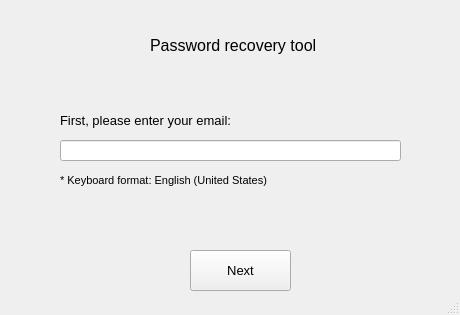
<?xml version="1.0" encoding="UTF-8"?>
<ui version="4.0">
 <class>MainWindow</class>
 <widget class="QMainWindow" name="MainWindow">
  <property name="geometry">
   <rect>
    <x>0</x>
    <y>0</y>
    <width>460</width>
    <height>315</height>
   </rect>
  </property>
  <property name="windowTitle">
   <string>Password recovery tool</string>
  </property>
  <widget class="QWidget" name="centralwidget">
   <widget class="QLabel" name="label">
    <property name="geometry">
     <rect>
      <x>150</x>
      <y>30</y>
      <width>181</width>
      <height>31</height>
     </rect>
    </property>
    <property name="font">
     <font>
      <pointsize>12</pointsize>
     </font>
    </property>
    <property name="text">
     <string>Password recovery tool</string>
    </property>
   </widget>
   <widget class="QLabel" name="label_2">
    <property name="geometry">
     <rect>
      <x>60</x>
      <y>100</y>
      <width>201</width>
      <height>41</height>
     </rect>
    </property>
    <property name="font">
     <font>
      <pointsize>10</pointsize>
     </font>
    </property>
    <property name="text">
     <string>First, please enter your email:</string>
    </property>
   </widget>
   <widget class="QLineEdit" name="le_email">
    <property name="geometry">
     <rect>
      <x>60</x>
      <y>140</y>
      <width>341</width>
      <height>21</height>
     </rect>
    </property>
   </widget>
   <widget class="QPushButton" name="bt_next">
    <property name="geometry">
     <rect>
      <x>190</x>
      <y>250</y>
      <width>101</width>
      <height>41</height>
     </rect>
    </property>
    <property name="font">
     <font>
      <pointsize>10</pointsize>
     </font>
    </property>
    <property name="text">
     <string>Next</string>
    </property>
   </widget>
   <widget class="QLabel" name="label_3">
    <property name="geometry">
     <rect>
      <x>60</x>
      <y>160</y>
      <width>251</width>
      <height>41</height>
     </rect>
    </property>
    <property name="font">
     <font>
      <pointsize>8</pointsize>
     </font>
    </property>
    <property name="text">
     <string>* Keyboard format: English (United States)</string>
    </property>
   </widget>
  </widget>
  <widget class="QStatusBar" name="statusbar"/>
 </widget>
 <resources/>
 <connections/>
</ui>
